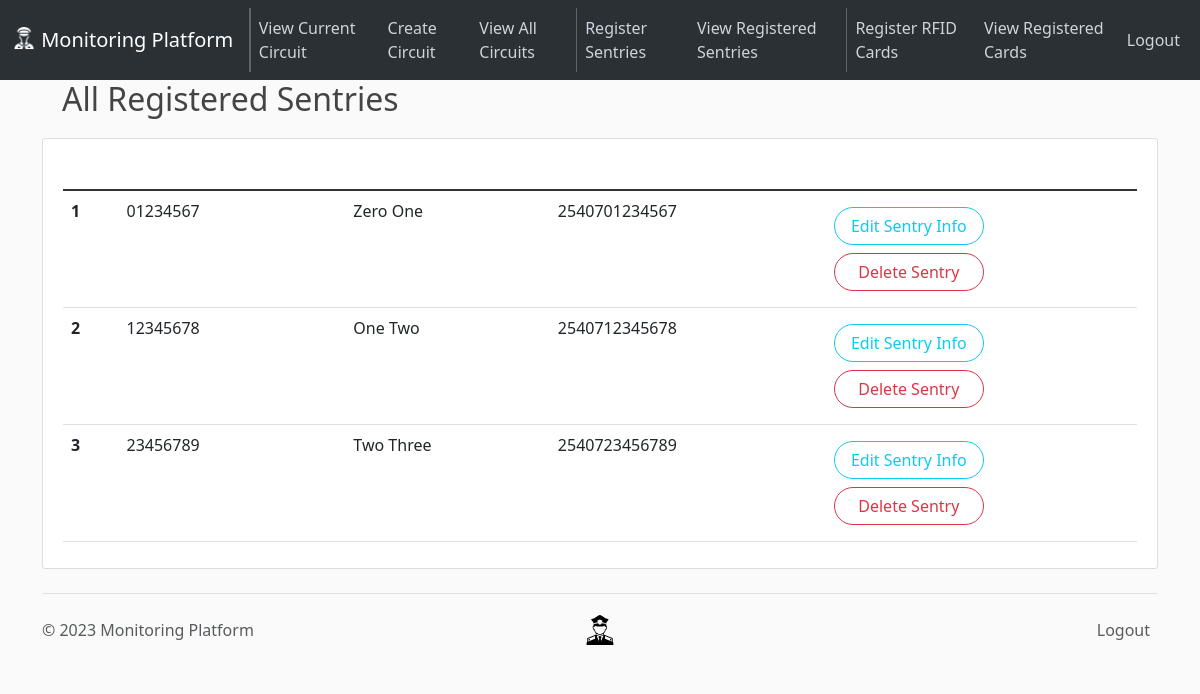
Page /sentries/view (signed in) on the earlier database version.
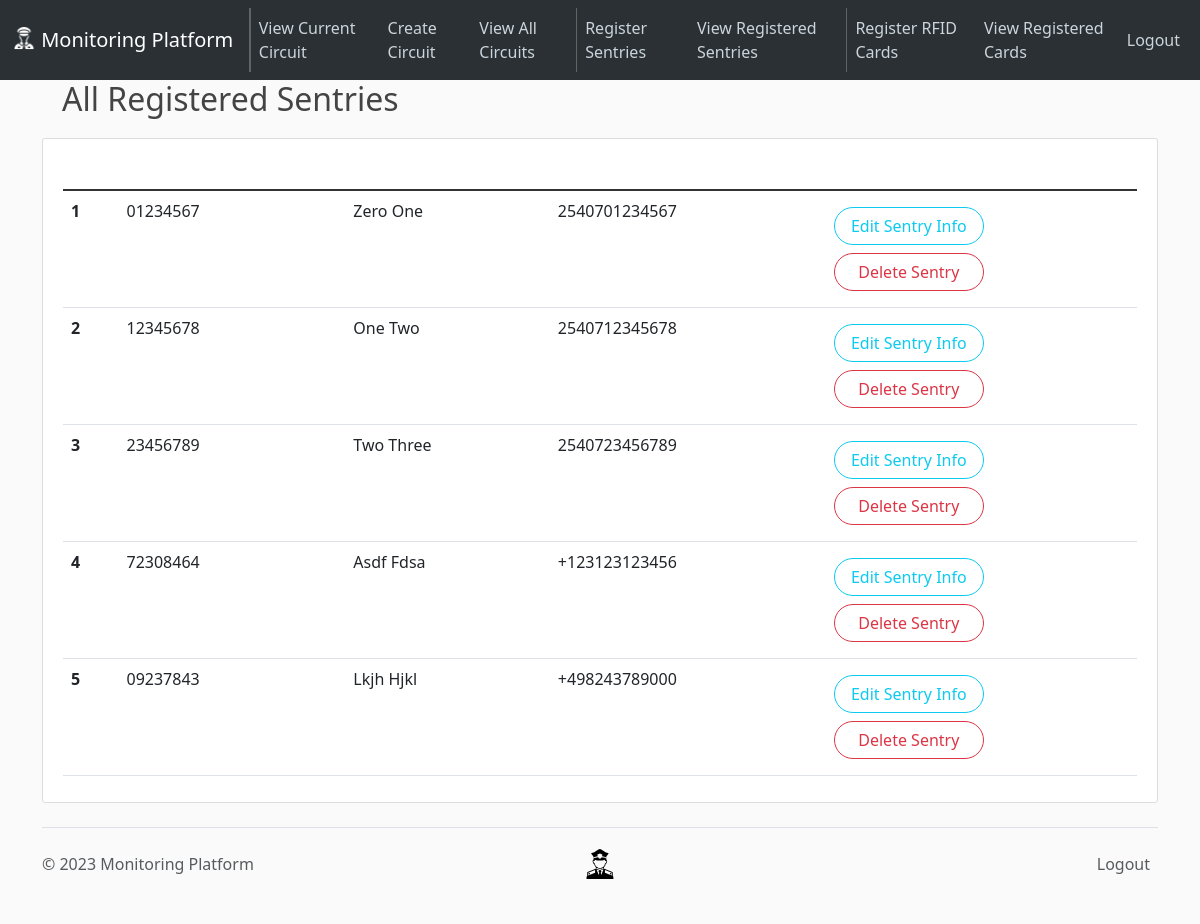
Same page on the later database version.
### app/models.py (models this page shows, shortened)
class Sentry(db.Model):
    __tablename__ = "sentries"
    id = Column(Integer, primary_key=True, autoincrement=True)
    national_id = Column(String(8), unique=True, nullable=False)
    full_name = Column(String, nullable=False)
    phone_no = Column(String(13), nullable=False)

### app/routes.py (the view)
@app.route("/sentries/view")
@login_required  # ensures that supervisor is logged in to access
def view_all_sentries():
    sentries = Sentry.query.all()
    return render_template("view-all-sentries.html", sentries=sentries)

### app/models.py (called while the page is built)
@login_manager.user_loader
def load_supervisor(supervisor_id):
    return Supervisor.query.get(int(supervisor_id))

### app/templates/view-all-sentries.html (shortened to what this page needs)
{% extends 'layout.html' %}{% block content %}
<h2>All Registered Sentries</h2>
<article class="media content-section">
  <div class="media-body">
    <table class="table">
      <thead class="bg-steel">
        <tr>
          <th scope="col" style="color: white">#</th>
          <th scope="col" style="color: white">National ID</th>
          <th scope="col" style="color: white">Full Name</th>
          <th scope="col" style="color: white">Phone Number</th>
          <th scope="col" style="color: white">Sentry Actions</th>
        </tr>
      </thead>
      <tbody class="table-group-divider">
        {% for sentry in sentries %}
        <tr>
          <th scope="row">{{ sentry.id }}</th>
          <td>{{ sentry.national_id }}</td>
          <td>{{ sentry.full_name }}</td>
          <td>{{ sentry.phone_no }}</td>
          <td class="align-middle">
            <div class="row my-2" style="width: 150px">
              <a
                class="btn btn-outline-info rounded-pill"
                href="{{ url_for('update_sentry', sentry_id=sentry.id) }}"
                >Edit Sentry Info</a
              >
            </div>
            <div class="row my-2" style="width: 150px">
              <button
                type="button"
                class="btn btn-outline-danger rounded-pill"
                data-bs-toggle="modal"
                data-bs-target="#delete-sentry-{{ sentry.id }}"
              >
                Delete Sentry
              </button>
            </div>
          </td>
        </tr>
        {% endfor %}
      </tbody>
    </table>
  </div>
</article>
{% endblock content %}

Differences in the rows shown:
added Sentry: id "4", national_id "72308464", full_name "Asdf Fdsa", phone_no "+123123123456"
added Sentry: id "5", national_id "09237843", full_name "Lkjh Hjkl", phone_no "+498243789000"
